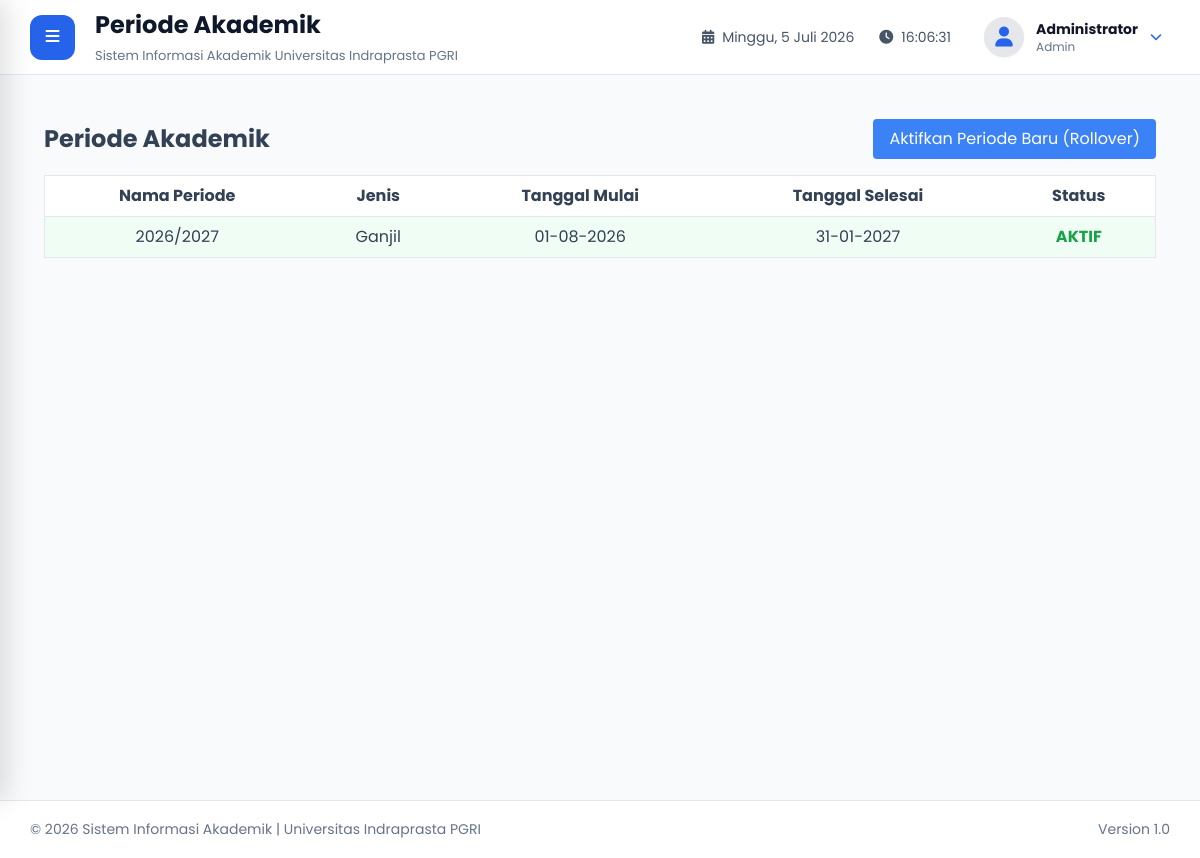
/admin/periode/index.php (signed in), run on the app's committed database.
### tables this page shows
CREATE TABLE `periode_akademik` (
  `id_periode` CHAR(36) PRIMARY KEY,
  `nama_periode` VARCHAR(20) NOT NULL,
  `jenis_semester` ENUM('Ganjil','Genap') NOT NULL,
  `tanggal_mulai` DATE NOT NULL,
  `tanggal_selesai` DATE NOT NULL,
  `status` ENUM('aktif','nonaktif') DEFAULT 'nonaktif'
);

### admin/periode/index.php (the view, shortened to what this page needs)
<?php
require_once "../../layout/header.php";
require_once "../../layout/sidebar.php";
require_once "../../layout/navbar.php";
$periode = $pdo->query("SELECT * FROM periode_akademik ORDER BY tanggal_mulai DESC")->fetchAll();
?>
<div class="p-6">
    <div class="flex justify-between items-center mb-4">
        <h1 class="text-2xl font-bold">Periode Akademik</h1>
        <a href="tambah.php" class="bg-blue-500 text-white px-4 py-2 rounded">Aktifkan Periode Baru (Rollover)</a>
    </div>
    <table class="min-w-full bg-white border">
        <thead>
            <tr>
                <th class="py-2 px-4 border-b">Nama Periode</th>
                <th class="py-2 px-4 border-b">Jenis</th>
                <th class="py-2 px-4 border-b">Tanggal Mulai</th>
                <th class="py-2 px-4 border-b">Tanggal Selesai</th>
                <th class="py-2 px-4 border-b">Status</th>
            </tr>
        </thead>
        <tbody>
            <?php foreach($periode as $p): ?>
            <tr class="<?= $p['status']=='aktif' ? 'bg-green-50' : '' ?>">
                <td class="py-2 px-4 border-b text-center"><?= htmlspecialchars($p['nama_periode']) ?></td>
                <td class="py-2 px-4 border-b text-center"><?= htmlspecialchars($p['jenis_semester']) ?></td>
                <td class="py-2 px-4 border-b text-center"><?= date('d-m-Y', strtotime($p['tanggal_mulai'])) ?></td>
                <td class="py-2 px-4 border-b text-center"><?= date('d-m-Y', strtotime($p['tanggal_selesai'])) ?></td>
                <td class="py-2 px-4 border-b text-center font-bold text-<?= $p['status']=='aktif'?'green':'gray' ?>-600">
                    <?= strtoupper($p['status']) ?>
                </td>
            </tr>
            <?php endforeach; ?>
        </tbody>
    </table>
</div>
<?php require_once "../../layout/footer.php"; ?>

### assets/css/style.css (style rules this page uses)
* { margin:0; padding:0; box-sizing:border-box; font-family:'Poppins',sans-serif; }
html { scroll-behavior:smooth; }
body { background:#f1f5f9; color:#334155; overflow-x:hidden; }
a { text-decoration:none; color:inherit; }
.text-center { text-align:center; }
.mb-4 { margin-bottom:40px; }
.rounded { border-radius:12px; }

### data on the page
periode_akademik: nama_periode "2026/2027", jenis_semester "Ganjil", tanggal_mulai "01-08-2026", tanggal_selesai "31-01-2027", status "AKTIF"

### other printed values
$pageTitle "Periode Akademik"
$nama "Administrator"
$role "Admin"
NAMA_APLIKASI "Sistem Informasi Akademik"
NAMA_KAMPUS "Universitas Indraprasta PGRI"
VERSI "1.0"
